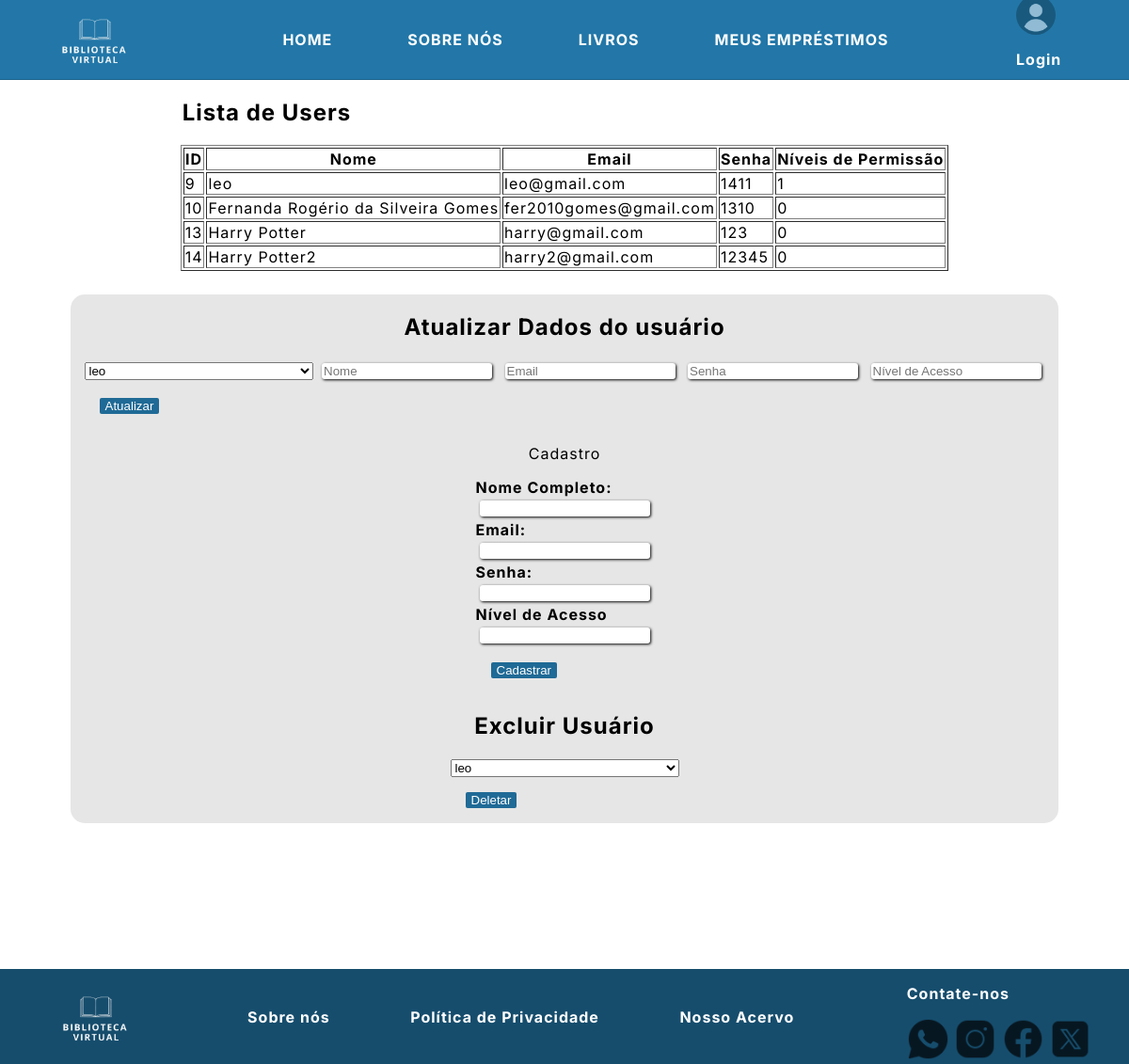
The page /adm_user.php (signed in) on the database its author committed.
### tables this page shows
CREATE TABLE `usuarios` (
  `id` int(11) NOT NULL,
  `nome` varchar(255) NOT NULL,
  `email` varchar(255) NOT NULL,
  `senha` varchar(255) NOT NULL,
  `alvl` int(10) NOT NULL
);

### app/Model/userModel.php (called while the page is built, shortened)
<?php
class usermodel
{
    private $pdo;
    public function __construct($pdo)
    {
        $this->pdo = $pdo;
    }
    public function listarusers()
    {
        $sql = "SELECT * FROM usuarios";
        $stmt = $this->pdo->query($sql);
        return $stmt->fetchALL(PDO::FETCH_ASSOC);
    }
}
?>

### adm_user.php (the view, shortened to what this page needs)
<!DOCTYPE html>
<html lang="pt-br">
<head>
    <link rel="stylesheet" href="css/style.css">
</head>
<body>
    <header>
        <div class="logo">
            <a href="index.php">
                <img src="images/logomybiblio-removebg-preview.png" alt="logotipo">
            </a>
        </div>
        <nav class="nav-bar">
            <ul>
                <li class="nav-bts"><a class="nav-link" href="index.php">HOME</a></li>
                <li class="nav-bts"><a class="nav-link" href="index.php#quemsomos">SOBRE NÓS</a></li>
                <li class="nav-bts"><a class="nav-link" href="catalogo.php">LIVROS</a></li>
                <li class="nav-bts"><a class="nav-link" href="useremp.php">MEUS EMPRÉSTIMOS</a></li>
            </ul>
        </nav>
        <div class="icone-l">
            <a class="text-user" href="login.php">
                <img id="user" src="images/user.png" alt="login">
                <p>Login</p>
            </a>
        </div>
    </header>
    <section class="center">
        <div>
            <?php
            require_once 'db/config.php';
            require_once 'app/Model/userModel.php';
            $usermodel = new usermodel($pdo);
            $users = $usermodel->listarusers();
            ?>
            <legend>
                <h1>Lista de Users</h1>
            </legend>
            <table border="1">
                <thead>
                    <tr>
                        <th>ID</th>
                        <th>Nome</th>
                        <th>Email</th>
                        <th>Senha</th>
                        <th>Níveis de Permissão</th>
                    </tr>
                </thead>
                <?php foreach ($users as $user): ?>
                    <tbody>
                        <tr>
                            <td>
                                <?php echo $user['id']; ?>
                            </td>
                            <td>
                                <?php echo $user['nome']; ?>
                            </td>
                            <td>
                                <?php echo $user['email']; ?>
                            </td>
                            <td>
                                <?php echo $user['senha']; ?>
                            </td>
                            <td>
                                <?php echo $user['alvl']; ?>
                            </td>
                        </tr>
                    <?php endforeach; ?>
            </table>
        </div>
        <div class="formstyle">
            <h2>Atualizar Dados do usuário</h2>
            <form method="post">
                <div class="cadastro-n">
                    <select name="id">
                        <?php foreach ($users as $user): ?>
                            <option value="<?php echo $user['id']; ?>">
                                <?php echo $user['nome']; ?>
                            </option>
                        <?php endforeach; ?>
                    </select>
                    <input type="text" name="atualizar_nome" placeholder="Nome">
                    <input type="text" name="atualizar_email" placeholder="Email">
                    <input type="password" name="atualizar_senha" placeholder="Senha">
                    <input type="text" name="atualizar_alvl" placeholder="Nível de Acesso">
                    <div><button class="botao" type="submit">Atualizar</button>
            </form>
        </div>
        <div>
            <p>Cadastro</p>
        </div>
        <form method="post">
            <div>
                <label for="nome">Nome Completo:</label>
            </div>
            <div>
                <input type="text" name="nome" required><br>
            </div>
            <div>
                <label for="email">Email:</label>
            </div>
            <div>
                <input type="email" name="email" required><br>
            </div>
            <div>
                <label for="senha">Senha:</label>
            </div>
            <div>
                <input type="password" name="senha" required>
            </div>
            <div>
                <label for="alvl">Nível de Acesso</label>
            </div>
            <div>
                <input type="text" name="alvl" required>
            </div>
            <button class="botao" type="submit" name="submit" value="cadastrar">Cadastrar</button>
        </form>
        <h2>Excluir Usuário</h2>
        <form method="post">
            <div class="cadastro-n">
                <select name="id">
                    <?php foreach ($users as $user): ?>
                        <option value="<?php echo $user['id']; ?>">
                            <?php echo $user['nome']; ?>
                        </option>
                    <?php endforeach; ?>
                </select>
                <div><button class="botao" type="submit">Deletar</button></div>
        </form>
    </section>
    <footer>
        <div class="logo">
            <a href="index.php">
                <img src="images/logomybiblio-removebg-preview.png" alt="logotipo">
            </a>
        </div>
        <div>
            <a class="nav-link" href="index.php#quemsomos">Sobre nós</a>
            <a class="nav-link" href="privacidade.php">Política de Privacidade</a>
            <a class="nav-link" href="catalogo.php">Nosso Acervo</a>
        </div>
        <div>
            <div>
                <p>Contate-nos</p>
            </div>
            <div>
                <a href="https://web.whatsapp.com"><img class="footericon" src="images/icons8-whatsapp-50.png"
                        alt=""></a>
                <a href="https://www.instagram.com/"><img class="footericon" src="images/icons8-instagram-50.png"
                        alt=""></a>
                <a href="https://www.facebook.com/"><img class="footericon" src="images/icons8-facebook-50.png"
                        alt=""></a>
                <a href="https://twitter.com/"><img class="footericon" src="images/icons8-twitterx-50.png" alt=""></a>
            </div>
        </div>
    </footer>
</body>
</html>

### css/style.css (style rules this page uses)
body { background-color: #ffffff; margin: 0; padding: 0; letter-spacing: 1px; font-family: 'Inter', sans-serif; }
html { height: 100%; width: 100%; }
* { box-sizing: border-box; }
header { grid-area: cab; background-color: #2277a8; width: 100%; display: flex; justify-content: space-around; border-bottom: 1px solid #1c638b; }
.nav-bar { display: flex; align-items: center; justify-content: center; }
.nav-bar ul { display: flex; }
.nav-bar ul li { list-style: none; }
.logo { display: flex; margin-left: 20px; width: 7vw; height: 7vw; }
.logo img { height: 7vw; width: 7vw; }
.nav-link { color: rgb(255, 255, 255); text-decoration: none; padding: 2.5rem; filter: opacity(110%); font-weight: bolder; }
.icone-l { display: flex; justify-content: center; align-items: center; width: 7vw; height: 7vw; margin-right: 15px; }
#user { display: flex; justify-content: center; align-items: center; border-radius: 50%; width: 3.5vw; height: 3.5vw; }
.text-user { text-align: center; color: #fff; font-weight: bold; text-decoration: none; display: block; font-size: 1rem; }
section { background-color: rgb(255, 255, 255); grid-area: pag; padding-bottom: 155px; }
.formstyle { margin-top: 25px; display: flex; flex-direction: column; align-items: center; align-content: center; background-color: #e6e6e6; border-radius: 15px; width: 1050px; }
.center { display: flex; align-items: center; align-content: center; flex-direction: column; }
.botao { text-decoration: none; background-color: #1f6a96; border: none; border-radius: 2px; color: #ffffff; margin: 1rem; }
label { color: black; font-weight: bold; font-size: 1rem; }
input { border: none; box-shadow: 1px 1px 3px rgb(0, 0, 0); margin: 0.5vh; border-radius: 3px; }
footer { grid-area: rod; background-color: #164d6d; display: flex; justify-content: space-around; align-items: center; height: 100%; }
footer .nav-link { font-weight: bolder; text-decoration: none; }
footer p { color: white; font-weight: bolder; }
.footericon { height: 45px; width: 45px; border-radius: 5px; filter: opacity(70%); }

### rows shown on the page
usuarios: id "9", nome "leo", email "leo@gmail.com", senha "1411", alvl "1"
usuarios: id "10", nome "Fernanda Rogério da Silveira Gomes", email "fer2010gomes@gmail.com", senha "1310", alvl "0"
usuarios: id "13", nome "Harry Potter", email "harry@gmail.com", senha "123", alvl "0"
usuarios: id "14", nome "Harry Potter2", email "harry2@gmail.com", senha "12345", alvl "0"

### other values the page prints
form field id "leo"
